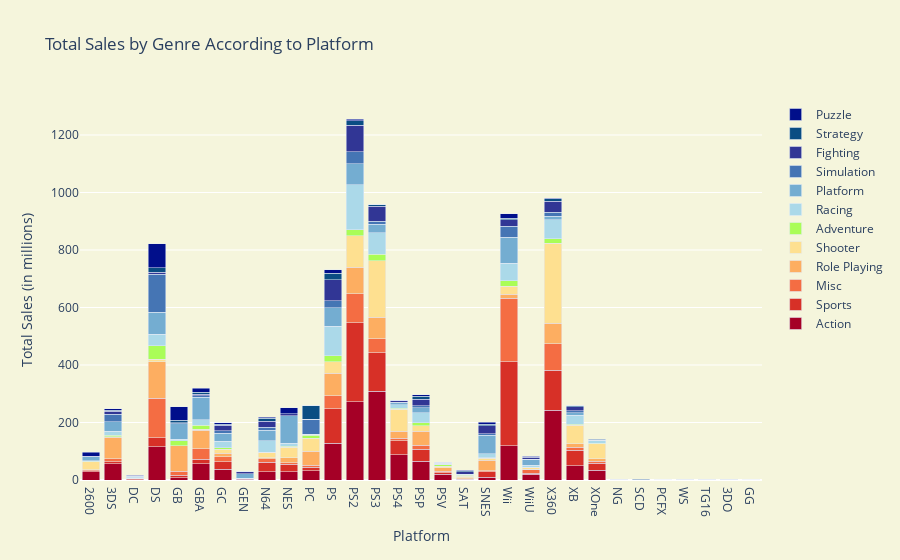

The cell this chart's notebook holds for it:
### Code cell
# Aggregate the sales by platform
action_sales = xaction.groupby('Platform')['Global_Sales'].sum()
sports_sales = xsports.groupby('Platform')['Global_Sales'].sum()
misc_sales = xmisc.groupby('Platform')['Global_Sales'].sum()
role_sales = xrole.groupby('Platform')['Global_Sales'].sum()
shooter_sales = xshooter.groupby('Platform')['Global_Sales'].sum()
adventure_sales = xadventure.groupby('Platform')['Global_Sales'].sum()
race_sales = xrace.groupby('Platform')['Global_Sales'].sum()
platform_sales = xplatform.groupby('Platform')['Global_Sales'].sum()
simulation_sales = xsimulation.groupby('Platform')['Global_Sales'].sum()
fight_sales = xfight.groupby('Platform')['Global_Sales'].sum()
strategy_sales = xstrategy.groupby('Platform')['Global_Sales'].sum()
puzzle_sales = xpuzzle.groupby('Platform')['Global_Sales'].sum()

# Create bar traces for each genre
trace1 = go.Bar(x=action_sales.index, y=action_sales.values, name="Action", marker=dict(color='rgb(165,0,38)'))
trace2 = go.Bar(x=sports_sales.index, y=sports_sales.values, name="Sports", marker=dict(color='rgb(215,48,39)'))
trace3 = go.Bar(x=misc_sales.index, y=misc_sales.values, name="Misc", marker=dict(color='rgb(244,109,67)'))
trace4 = go.Bar(x=role_sales.index, y=role_sales.values, name="Role Playing", marker=dict(color='rgb(253,174,97)'))
trace5 = go.Bar(x=shooter_sales.index, y=shooter_sales.values, name="Shooter", marker=dict(color='rgb(254,224,144)'))
trace6 = go.Bar(x=adventure_sales.index, y=adventure_sales.values, name="Adventure", marker=dict(color='rgb(170,253,87)'))
trace7 = go.Bar(x=race_sales.index, y=race_sales.values, name="Racing", marker=dict(color='rgb(171,217,233)'))
trace8 = go.Bar(x=platform_sales.index, y=platform_sales.values, name="Platform", marker=dict(color='rgb(116,173,209)'))
trace9 = go.Bar(x=simulation_sales.index, y=simulation_sales.values, name="Simulation", marker=dict(color='rgb(69,117,180)'))
trace10 = go.Bar(x=fight_sales.index, y=fight_sales.values, name="Fighting", marker=dict(color='rgb(49,54,149)'))
trace11 = go.Bar(x=strategy_sales.index, y=strategy_sales.values, name="Strategy", marker=dict(color="rgb(10,77,131)"))
trace12 = go.Bar(x=puzzle_sales.index, y=puzzle_sales.values, name="Puzzle", marker=dict(color='rgb(1,15,139)'))

# Combine all traces
data = [trace1, trace2, trace3, trace4, trace5, trace6, trace7, trace8, trace9, trace10, trace11, trace12]

# Layout settings
layout = go.Layout(
    barmode='stack',
    title='Total Sales by Genre According to Platform',
    xaxis=dict(title='Platform'),
    yaxis=dict(title='Total Sales (in millions)'),
    hovermode='x', #this enables the stacked hover legend on the stacked bar graphs
    paper_bgcolor='beige',
    plot_bgcolor='beige'
)

# Create the figure
fig = go.Figure(data=data, layout=layout)

# Display the figure
fig.show()
fig.write_image("genre_sales_by_platform.png", width=1200, height=800)

### Figure 1 — Plotly figure (JSON) as saved in the notebook; plotly's stock layout.template omitted (floating-point values rounded to 4 significant figures)
{"data": [{"marker": {"color": "rgb(165,0,38)"}, "name": "Action", "type": "bar", "x": ["2600", "3DS", "DC", "DS", "GB", "GBA", "GC", "GEN", "N64", "NES", "PC", "PS", "PS2", "PS3", "PS4", "PSP", "PSV", "SAT", "SNES", "Wii", "WiiU", "X360", "XB", "XOne"], "y": [29.34, 57.02, 1.26, 115.6, 7.92, 55.76, 37.84, 2.74, 29.58, 28.75, 31.53, 127.0, 272.8, 307.9, 87.06, 64.72, 20.01, 0.65, 10.08, 118.6, 19.35, 242.7, 49.28, 33.79]}, {"marker": {"color": "rgb(215,48,39)"}, "name": "Sports", "type": "bar", "x": ["2600", "3DS", "DC", "DS", "GB", "GBA", "GC", "GEN", "N64", "NES", "NG", "PC", "PS", "PS2", "PS3", "PS4", "PSP", "PSV", "SAT", "SNES", "Wii", "WiiU", "X360", "XB", "XOne"], "y": [3.43, 6.2, 3.66, 31.83, 9.05, 16.41, 25.49, 3.2, 32.8, 26.85, 0.02, 12.01, 121.0, 273.4, 135.6, 50.07, 41.69, 4.88, 2.79, 17.87, 292.1, 3.32, 139.1, 54.27, 23.97]}, {"marker": {"color": "rgb(244,109,67)"}, "name": "Misc", "type": "bar", "x": ["2600", "3DS", "DS", "GB", "GBA", "GC", "GEN", "N64", "NES", "PC", "PS", "PS2", "PS3", "PS4", "PSP", "PSV", "SAT", "SCD", "SNES", "Wii", "WiiU", "X360", "XB", "XOne"], "y": [3.58, 10.48, 137.8, 13.35, 36.25, 16.73, 0.03, 11.19, 3.59, 8.56, 44.9, 101.1, 47.85, 7.4, 13.96, 5.18, 1.2, 0.1, 5.02, 221.1, 12.23, 91.96, 9.58, 6.86]}, {"marker": {"color": "rgb(253,174,97)"}, "name": "Role Playing", "type": "bar", "x": ["3DS", "DC", "DS", "GB", "GBA", "GC", "GEN", "N64", "NES", "PC", "PCFX", "PS", "PS2", "PS3", "PS4", "PSP", "PSV", "SAT", "SCD", "SNES", "WS", "Wii", "WiiU", "X360", "XB", "XOne"], "y": [75.74, 0.68, 126.8, 88.24, 64.21, 13.15, 0.27, 3.36, 18.78, 47.78, 0.03, 78.3, 93.5, 75.3, 25.77, 49.05, 13.39, 3.76, 0.06, 36.43, 1.22, 14.06, 2.47, 71.98, 13.51, 9.48]}, {"marker": {"color": "rgb(254,224,144)"}, "name": "Shooter", "type": "bar", "x": ["2600", "3DS", "DC", "DS", "GB", "GBA", "GC", "GEN", "N64", "NES", "PC", "PS", "PS2", "PS3", "PS4", "PSP", "PSV", "SAT", "SNES", "TG16", "Wii", "WiiU", "X360", "XB", "XOne"], "y": [26.48, 1.29, 0.33, 8.2, 1.2, 3.6, 13.63, 0.13, 19.27, 35.62, 45.32, 39.31, 108.6, 196.0, 75.32, 19.77, 4.57, 3.98, 6.07, 0.02, 28.77, 6.17, 278.6, 63.55, 51.61]}, {"marker": {"color": "rgb(170,253,87)"}, "name": "Adventure", "type": "bar", "x": ["2600", "3DO", "3DS", "DC", "DS", "GB", "GBA", "GC", "GEN", "N64", "NES", "PC", "PS", "PS2", "PS3", "PS4", "PSP", "PSV", "SAT", "SNES", "TG16", "Wii", "WiiU", "X360", "XB", "XOne"], "y": [1.7, 0.06, 4.81, 2.5, 47.29, 17.16, 14.68, 5.93, 0.19, 0.45, 4.38, 10.09, 20.97, 21.16, 22.9, 4.7, 10.69, 4.18, 4.16, 1.5, 0.14, 18.43, 0.17, 15.23, 3.06, 2.51]}, {"marker": {"color": "rgb(171,217,233)"}, "name": "Racing", "type": "bar", "x": ["2600", "3DS", "DC", "DS", "GB", "GBA", "GC", "GEN", "N64", "NES", "PC", "PS", "PS2", "PS3", "PS4", "PSP", "PSV", "SAT", "SCD", "SNES", "Wii", "WiiU", "X360", "XB", "XOne"], "y": [2.91, 14.49, 2.65, 38.64, 4.55, 18.8, 21.89, 0.26, 40.09, 9.78, 4.06, 103.2, 156.3, 73.95, 11.53, 34.73, 2.95, 2.4, 0.07, 13.49, 61.28, 7.77, 65.99, 31.49, 8.8]}, {"marker": {"color": "rgb(116,173,209)"}, "name": "Platform", "type": "bar", "x": ["2600", "3DS", "DC", "DS", "GB", "GBA", "GC", "GEN", "GG", "N64", "NES", "PC", "PS", "PS2", "PS3", "PS4", "PSP", "PSV", "SAT", "SCD", "SNES", "Wii", "WiiU", "X360", "XB", "XOne"], "y": [13.27, 32.23, 2.54, 77.45, 54.91, 78.3, 28.66, 15.45, 0.04, 36.13, 95.78, 0.49, 64.21, 72.51, 30.33, 7.01, 17.28, 3.03, 0.76, 1.5, 65.65, 90.74, 21.24, 11.39, 9.66, 0.81]}, {"marker": {"color": "rgb(69,117,180)"}, "name": "Simulation", "type": "bar", "x": ["2600", "3DO", "3DS", "DC", "DS", "GB", "GBA", "GC", "N64", "PC", "PS", "PS2", "PS3", "PS4", "PSP", "PSV", "SAT", "SNES", "Wii", "WiiU", "X360", "XB", "XOne"], "y": [0.45, 0.02, 27.08, 0.52, 132.0, 3.55, 5.91, 8.59, 10.19, 51.91, 25.33, 42.66, 10.79, 0.77, 6.28, 0.08, 1.13, 5.63, 36.97, 0.21, 14.45, 7.11, 0.54]}, {"marker": {"color": "rgb(49,54,149)"}, "name": "Fighting", "type": "bar", "x": ["2600", "3DS", "DC", "DS", "GBA", "GC", "GEN", "N64", "NES", "NG", "PC", "PS", "PS2", "PS3", "PS4", "PSP", "PSV", "SAT", "SNES", "Wii", "WiiU", "X360", "XB", "XOne"], "y": [1.24, 10.46, 1.83, 7.2, 4.21, 18.43, 5.9, 22.08, 6.54, 1.42, 0.27, 72.68, 92.6, 51.7, 8.04, 21.97, 3.15, 8.52, 26.95, 23.86, 6.36, 37.64, 13.55, 2.31]}, {"marker": {"color": "rgb(10,77,131)"}, "name": "Strategy", "type": "bar", "x": ["3DS", "DS", "GB", "GBA", "GC", "GEN", "N64", "PC", "PS", "PS2", "PS3", "PS4", "PSP", "PSV", "SAT", "SCD", "SNES", "WS", "Wii", "WiiU", "X360", "XB", "XOne"], "y": [2.09, 15.39, 8.05, 7.45, 4.32, 0.19, 10.33, 45.88, 21.67, 15.15, 4.94, 0.41, 10.62, 0.31, 3.24, 0.14, 4.98, 0.2, 5.23, 1.24, 10.13, 2.78, 0.38]}, {"marker": {"color": "rgb(1,15,139)"}, "name": "Puzzle", "type": "bar", "x": ["2600", "3DO", "3DS", "DS", "GB", "GBA", "GC", "N64", "NES", "PC", "PS", "PS2", "PS3", "PS4", "PSP", "PSV", "SAT", "SNES", "Wii", "WiiU", "X360", "XB"], "y": [14.68, 0.02, 5.57, 84.29, 47.47, 12.92, 4.7, 3.41, 21, 0.92, 12.08, 5.9, 0.6, 0.02, 5.52, 0.2, 1, 6.38, 15.67, 1.33, 0.85, 0.42]}], "layout": {"barmode": "stack", "hovermode": "x", "paper_bgcolor": "beige", "plot_bgcolor": "beige", "title": {"text": "Total Sales by Genre According to Platform"}, "xaxis": {"title": {"text": "Platform"}}, "yaxis": {"title": {"text": "Total Sales (in millions)"}}}}
